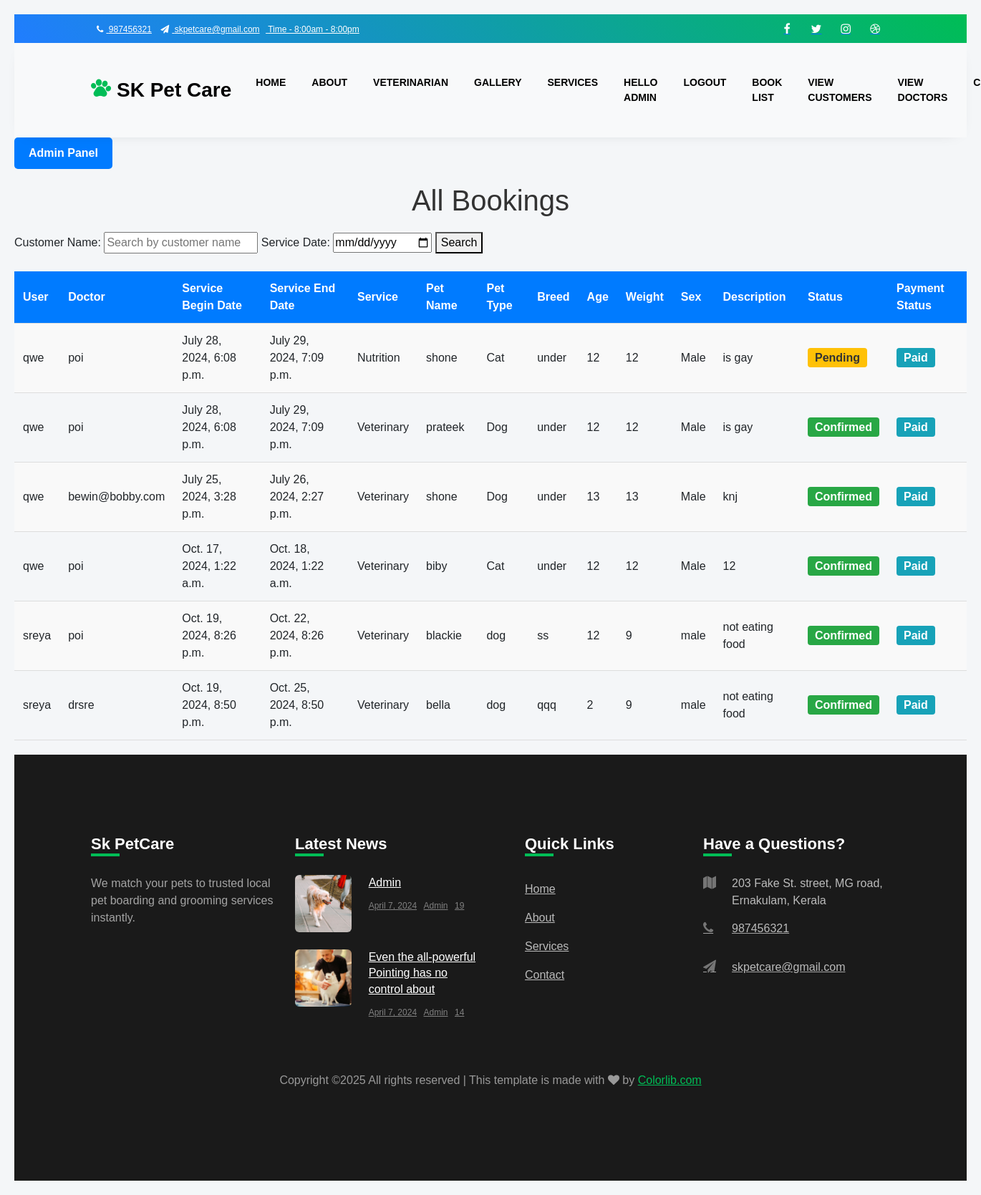
Screenshot of /credentials/admin/bookings/ (signed in) with the database file from the repository.
### daycare/models.py (models this page shows, shortened)
class Booking(models.Model):
    service = (
        ('Boarding', 'Boarding'),
        ('Daycare', 'Daycare'),
        ('Grooming', 'Grooming'),
        ('Nutrition', 'Nutrition'),
        ('Veterinary', 'Veterinary')
    )
    pet_type = (
        ('Dog', 'Dog'),
        ('Cat', 'Cat')
    )
    sex = (
        ('Male', 'Male'),
        ('Female', 'Female')
    )
    user = models.ForeignKey(User, on_delete=models.RESTRICT)
    doctor = models.ForeignKey(Doctor, on_delete=models.CASCADE, default=None, null=True)
    arrival_date = models.DateTimeField()
    departure_date = models.DateTimeField()
    services = models.CharField(max_length=50,choices=service)
    pet_name = models.CharField(max_length=40)
    pet_type = models.CharField(max_length=10, choices=pet_type)
    breed = models.CharField(max_length=40)
    age = models.PositiveBigIntegerField(null=False)
    weight = models.PositiveIntegerField(null=False)
    sex = models.CharField(max_length=10, choices=sex)
    description = models.TextField()
    status = models.BooleanField(default=False)
    payment_status = models.BooleanField(default=False)

### credentials/models.py (models this page shows, shortened)
class Doctor(models.Model):
    user=models.OneToOneField(User,on_delete=models.CASCADE)
    profile_pic= models.FileField(upload_to='profile_pic/DoctorProfilePic/',null=True,blank=True)
    phone = models.CharField(max_length=10, default='0')
    address = models.CharField(max_length=250)
    speacialisation = models.CharField(max_length=250)
    date_joined = models.DateTimeField(verbose_name='date joined', auto_now_add=True)
    last_login = models.DateTimeField(verbose_name='last login', auto_now=True)
    status = models.BooleanField(default=False)

### credentials/views.py (the view)
# urls.py: path('admin/bookings/', views.admin_booking_list, name='admin_booking_list'),
def admin_booking_list(request):
    if not request.user.is_staff:
        return redirect('login')  # Redirect non-admins to login page
    query = request.GET.get('query', '')  # Search by customer name
    date_filter = request.GET.get('date', '')  # Filter by arrival date
    bookings = Booking.objects.all()
    if query:
        bookings = bookings.filter(user__username__icontains=query)
    if date_filter:
        try:
            parsed_date = datetime.strptime(date_filter, "%Y-%m-%d").date()
            bookings = bookings.filter(arrival_date__date=parsed_date)
        except ValueError:
            pass
    context = {
        'bookings': bookings,
        'query': query,
        'date_filter': date_filter,
    }
    return render(request, 'admin_booking_list.html', context)

### templates/admin_booking_list.html (shortened to what this page needs)
{% extends 'base.html' %}
{% load static %}
{% block content %}
    <a class="admin" href="{% url 'admin:index' %}">Admin Panel</a>
    <h1>All Bookings</h1>
    <form method="get" style="margin-bottom: 20px;">
        <label for="query">Customer Name:</label>
        <input type="text" id="query" name="query" placeholder="Search by customer name" value="{{ query }}">
        <label for="date">Service Date:</label>
        <input type="date" id="date" name="date" value="{{ date_filter }}">
        <button type="submit">Search</button>
    </form>
    <table>
        <tr>
            <th>User</th>
            <th>Doctor</th>
            <th>Service Begin Date</th>
            <th>Service End Date</th>
            <th>Service</th>
            <th>Pet Name</th>
            <th>Pet Type</th>
            <th>Breed</th>
            <th>Age</th>
            <th>Weight</th>
            <th>Sex</th>
            <th>Description</th>
            <th>Status</th>
            <th>Payment Status</th>
        </tr>
        {% for booking in bookings %}
        <tr>
            <td>{{ booking.user.username }}</td>
            <td>
                {% if booking.doctor %}
                    {{ booking.doctor.user.username }}
                {% else %}
                    N/A
                {% endif %}
            </td>
            <td>{{ booking.arrival_date }}</td>
            <td>{{ booking.departure_date }}</td>
            <td>{{ booking.services }}</td>
            <td>{{ booking.pet_name }}</td>
            <td>{{ booking.pet_type }}</td>
            <td>{{ booking.breed }}</td>
            <td>{{ booking.age }}</td>
            <td>{{ booking.weight }}</td>
            <td>{{ booking.sex }}</td>
            <td>{{ booking.description }}</td>
            <td>
                <span class="status-badge {% if booking.status %}status-confirmed{% else %}status-pending{% endif %}">
                    {% if booking.status %}Confirmed{% else %}Pending{% endif %}
                </span>
            </td>
            <td>
                <span class="payment-badge {% if booking.payment_status %}payment-paid{% else %}payment-unpaid{% endif %}">
                    {% if booking.payment_status %}Paid{% else %}Unpaid{% endif %}
                </span>
            </td>
        </tr>
        {% endfor %}
    </table>
{% endblock %}

### templates/base.html (shortened to what this page needs)
{% load static %}
<!DOCTYPE html>
<html lang="en">
  <head>
    <link rel="stylesheet" href="https://stackpath.bootstrapcdn.com/font-awesome/4.7.0/css/font-awesome.min.css">
    <link rel="stylesheet" href="{% static '' %}css/animate.css">
    <link rel="stylesheet" href="{% static '' %}css/owl.carousel.min.css">
    <link rel="stylesheet" href="{% static '' %}css/owl.theme.default.min.css">
    <link rel="stylesheet" href="{% static '' %}css/magnific-popup.css">
    <link rel="stylesheet" href="{% static '' %}css/bootstrap-datepicker.css">
    <link rel="stylesheet" href="{% static '' %}css/jquery.timepicker.css">
    <link rel="stylesheet" href="{% static '' %}css/flaticon.css">
    <link rel="stylesheet" href="{% static '' %}css/style.css">
    <link rel="stylesheet" href="https://cdn.jsdelivr.net/npm/bootstrap@5.3.0/dist/css/bootstrap.min.css">
  </head>
  <body>
    <div class="wrap">
			<div class="container">
				<div class="row">
					<div class="col-md-6 d-flex align-items-center">
						<p class="mb-0 phone pl-md-2">
							<a href="#" class="mr-2"><span class="fa fa-phone mr-1"></span> 987456321</a>
							<a href="#"><span class="fa fa-paper-plane mr-1"></span> skpetcare@gmail.com</a>
              <a href="#" class="mr-2"> Time - 8:00am - 8:00pm</a>
						</p>
					</div>
					 <div class="col-md-6 d-flex justify-content-md-end">
						<div class="social-media">
                            <p class="mb-0 d-flex">
                                <a href="#" class="d-flex align-items-center justify-content-center"><span class="fa fa-facebook"><i class="sr-only">Facebook</i></span></a>
                               <a href="#" class="d-flex align-items-center justify-content-center"><span class="fa fa-twitter"><i class="sr-only">Twitter</i></span></a>
                               <a href="#" class="d-flex align-items-center justify-content-center"><span class="fa fa-instagram"><i class="sr-only">Instagram</i></span></a>
                               <a href="#" class="d-flex align-items-center justify-content-center"><span class="fa fa-dribbble"><i class="sr-only">Dribbble</i></span></a>
                            </p>
		        </div>
					</div>
				</div>
			</div>
		</div>
		<nav class="navbar navbar-expand-lg navbar-light bg-light ftco_navbar ftco-navbar-light" id="ftco-navbar">
	    <div class="container">
	    	<a class="navbar-brand" href="{% url 'index' %}"><span class="flaticon-pawprint-1 mr-2"></span>SK Pet Care</a>
	      <div class="collapse navbar-collapse" id="ftco-nav">
	        <ul class="navbar-nav ml-auto">
            {% if user.is_authenticated %}
              <li class="nav-item"><a href="{% url 'index' %}" class="nav-link">Home</a></li>
              <li class="nav-item"><a href="{% url 'about' %}" class="nav-link">About</a></li>
              <li class="nav-item"><a href="{% url 'vet' %}" class="nav-link">Veterinarian</a></li>
              <li class="nav-item"><a href="{% url 'gallery' %}" class="nav-link">Gallery</a></li>
              <li class="nav-item"><a href="{% url 'services' %}" class="nav-link">Services</a></li>
              {% if user.is_superuser %}
                <li class="nav-item"><a href="{% url 'profile' %}" class="nav-link">Hello {{user.username}}</a></li>
                <li class="nav-item"><a href="{% url 'logout' %}" class="nav-link">Logout</a></li>
                <li class="nav-item"><a href="{% url 'admin_booking_list' %}" class="nav-link">Book List</a></li>
                <li class="nav-item"><a href="{% url 'view_customers' %}" class="nav-link">View Customers</a></li>
                <li class="nav-item"><a href="{% url 'view_doctors' %}" class="nav-link">View Doctors</a></li>
              {% endif %}
            {% endif %}
            <li class="nav-item"><a href="{% url 'contact' %}" class="nav-link">Contact</a></li>
	        </ul>
	      </div>
	    </div>
	  </nav>
      {% block content %}
      {% endblock %}
      <footer class="footer">
        <div class="container">
          <div class="row">
            <div class="col-md-6 col-lg-3 mb-4 mb-md-0">
              <h2 class="footer-heading">Sk PetCare</h2>
              <p>We match your pets to trusted local pet boarding and grooming services instantly.</p>
              <ul class="ftco-footer-social p-0">
              </ul>
            </div>
            <div class="col-md-6 col-lg-3 mb-4 mb-md-0">
              <h2 class="footer-heading">Latest News</h2>
              <div class="block-21 mb-4 d-flex">
                <a class="img mr-4 rounded" style="background-image: url(/static/images/image_1.jpg);"></a>
                <div class="text">
                  <h3 class="heading"><a href="#">Admin</a></h3>
                  <div class="meta">
                    <div><a href="#"> April 7, 2024</a></div>
                    <div><a href="#"> Admin</a></div>
                    <div><a href="#"> 19</a></div>
                  </div>
                </div>
              </div>
              <div class="block-21 mb-4 d-flex">
                <a class="img mr-4 rounded" style="background-image: url(/static/images/image_2.jpg);"></a>
                <div class="text">
                  <h3 class="heading"><a href="#">Even the all-powerful Pointing has no control about</a></h3>
                  <div class="meta">
                    <div><a href="#"> April 7, 2024</a></div>
                    <div><a href="#"> Admin</a></div>
                    <div><a href="#"> 14</a></div>
                  </div>
                </div>
              </div>
            </div>
            <div class="col-md-6 col-lg-3 pl-lg-5 mb-4 mb-md-0">
              <h2 class="footer-heading">Quick Links</h2>
              <ul class="list-unstyled">
                <li><a href="#" class="py-2 d-block">Home</a></li>
                <li><a href="#" class="py-2 d-block">About</a></li>
                <li><a href="#" class="py-2 d-block">Services</a></li>
                <li><a href="#" class="py-2 d-block">Contact</a></li>
              </ul>
            </div>
            <div class="col-md-6 col-lg-3 mb-4 mb-md-0">
              <h2 class="footer-heading">Have a Questions?</h2>
              <div class="block-23 mb-3">
                <ul>
                  <li><span class="icon fa fa-map"></span><span class="text">203 Fake St. street, MG road, Ernakulam, Kerala</span></li>
                  <li><a href="#"><span class="icon fa fa-phone"></span><span class="text">987456321</span></a></li>
                  <li><a href="#"><span class="icon fa fa-paper-plane"></span><span class="text">skpetcare@gmail.com</span></a></li>
                </ul>
              </div>
            </div>
          </div>
          <div class="row mt-5">
            <div class="col-md-12 text-center">
              <p class="copyright">
                Copyright &copy;<script>document.write(new Date().getFullYear());</script> All rights reserved | This template is made with <i class="fa fa-heart" aria-hidden="true"></i> by <a href="https://colorlib.com" target="_blank">Colorlib.com</a>
              </p>
            </div>
          </div>
        </div>
      </footer>
  </body>
</html>

### templates/admin_booking_list.html (style rules this page uses)
body { font-family: Arial, sans-serif; margin: 20px; background-color: #f4f6f8; }
h1 { text-align: center; color: #333; margin-bottom: 20px; }
.admin { display: inline-block; margin-bottom: 20px; text-decoration: none; color: #fff; background-color: #007bff; padding: 10px 20px; border-radius: 5px; font-weight: bold; }
table { width: 100%; border-collapse: collapse; margin-bottom: 20px; }
th, td { padding: 12px; text-align: left; border-bottom: 1px solid #ddd; }
th { background-color: #007bff; color: white; font-weight: bold; }
tr:nth-child(even) { background-color: #f9f9f9; }
.status-badge, .payment-badge { padding: 5px 10px; color: white; border-radius: 4px; font-weight: bold; }
.status-confirmed { background-color: #28a745; }
.status-pending { background-color: #ffc107; color: #333; }
.payment-paid { background-color: #17a2b8; }

### rows the page displays
Booking: user.username "qwe", doctor.user.username "poi", arrival_date "July 28, 2024, 6:08 p.m.", departure_date "July 29, 2024, 7:09 p.m.", services "Nutrition", pet_name "shone", pet_type "Cat", breed "under", age "12", weight "12", sex "Male", description "is gay", status "Pending", payment_status "Paid"
Booking: user.username "qwe", doctor.user.username "poi", arrival_date "July 28, 2024, 6:08 p.m.", departure_date "July 29, 2024, 7:09 p.m.", services "Veterinary", pet_name "prateek", pet_type "Dog", breed "under", age "12", weight "12", sex "Male", description "is gay", status "Confirmed", payment_status "Paid"
Booking: user.username "qwe", doctor.user.username "bewin@bobby.com", arrival_date "July 25, 2024, 3:28 p.m.", departure_date "July 26, 2024, 2:27 p.m.", services "Veterinary", pet_name "shone", pet_type "Dog", breed "under", age "13", weight "13", sex "Male", description "knj", status "Confirmed", payment_status "Paid"
Booking: user.username "qwe", doctor.user.username "poi", arrival_date "Oct. 17, 2024, 1:22 a.m.", departure_date "Oct. 18, 2024, 1:22 a.m.", services "Veterinary", pet_name "biby", pet_type "Cat", breed "under", age "12", weight "12", sex "Male", description "12", status "Confirmed", payment_status "Paid"
Booking: user.username "sreya", doctor.user.username "poi", arrival_date "Oct. 19, 2024, 8:26 p.m.", departure_date "Oct. 22, 2024, 8:26 p.m.", services "Veterinary", pet_name "blackie", pet_type "dog", breed "ss", age "12", weight "9", sex "male", description "not eating food", status "Confirmed", payment_status "Paid"
Booking: user.username "sreya", doctor.user.username "drsre", arrival_date "Oct. 19, 2024, 8:50 p.m.", departure_date "Oct. 25, 2024, 8:50 p.m.", services "Veterinary", pet_name "bella", pet_type "dog", breed "qqq", age "2", weight "9", sex "male", description "not eating food", status "Confirmed", payment_status "Paid"

### other values shown
{{ user.username }} "ADMIN"
